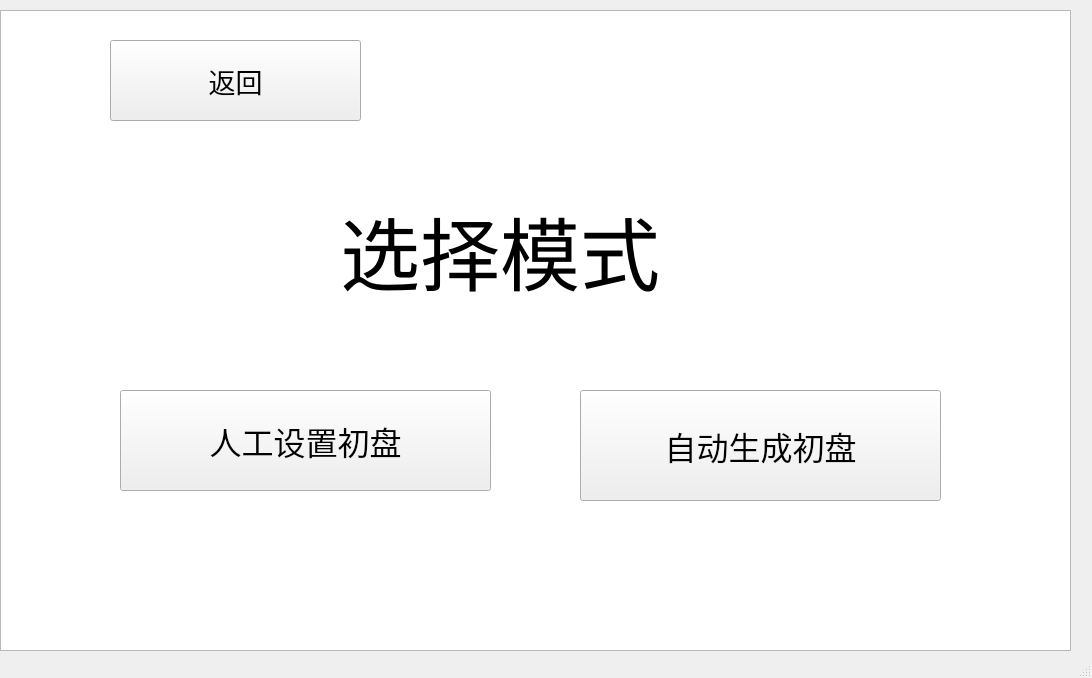
<?xml version="1.0" encoding="UTF-8"?>
<ui version="4.0">
 <class>MainWindow</class>
 <widget class="QMainWindow" name="MainWindow">
  <property name="geometry">
   <rect>
    <x>0</x>
    <y>0</y>
    <width>1092</width>
    <height>678</height>
   </rect>
  </property>
  <property name="windowTitle">
   <string>MainWindow</string>
  </property>
  <widget class="QWidget" name="centralwidget">
   <widget class="QListWidget" name="listWidget">
    <property name="geometry">
     <rect>
      <x>0</x>
      <y>10</y>
      <width>1071</width>
      <height>641</height>
     </rect>
    </property>
   </widget>
   <widget class="QLabel" name="label">
    <property name="geometry">
     <rect>
      <x>340</x>
      <y>180</y>
      <width>551</width>
      <height>141</height>
     </rect>
    </property>
    <property name="font">
     <font>
      <family>Arial</family>
      <pointsize>60</pointsize>
     </font>
    </property>
    <property name="text">
     <string>选择模式</string>
    </property>
   </widget>
   <widget class="QPushButton" name="upload">
    <property name="geometry">
     <rect>
      <x>120</x>
      <y>390</y>
      <width>371</width>
      <height>101</height>
     </rect>
    </property>
    <property name="font">
     <font>
      <family>Arial</family>
      <pointsize>24</pointsize>
     </font>
    </property>
    <property name="text">
     <string>人工设置初盘</string>
    </property>
   </widget>
   <widget class="QPushButton" name="puzzle">
    <property name="geometry">
     <rect>
      <x>580</x>
      <y>390</y>
      <width>361</width>
      <height>111</height>
     </rect>
    </property>
    <property name="font">
     <font>
      <family>Arial</family>
      <pointsize>24</pointsize>
     </font>
    </property>
    <property name="text">
     <string>自动生成初盘</string>
    </property>
   </widget>
   <widget class="QPushButton" name="mode_back">
    <property name="geometry">
     <rect>
      <x>110</x>
      <y>40</y>
      <width>251</width>
      <height>81</height>
     </rect>
    </property>
    <property name="font">
     <font>
      <family>Arial</family>
      <pointsize>20</pointsize>
     </font>
    </property>
    <property name="text">
     <string>返回</string>
    </property>
   </widget>
  </widget>
  <widget class="QMenuBar" name="menubar">
   <property name="geometry">
    <rect>
     <x>0</x>
     <y>0</y>
     <width>1092</width>
     <height>26</height>
    </rect>
   </property>
  </widget>
  <widget class="QStatusBar" name="statusbar"/>
 </widget>
 <resources/>
 <connections/>
</ui>
